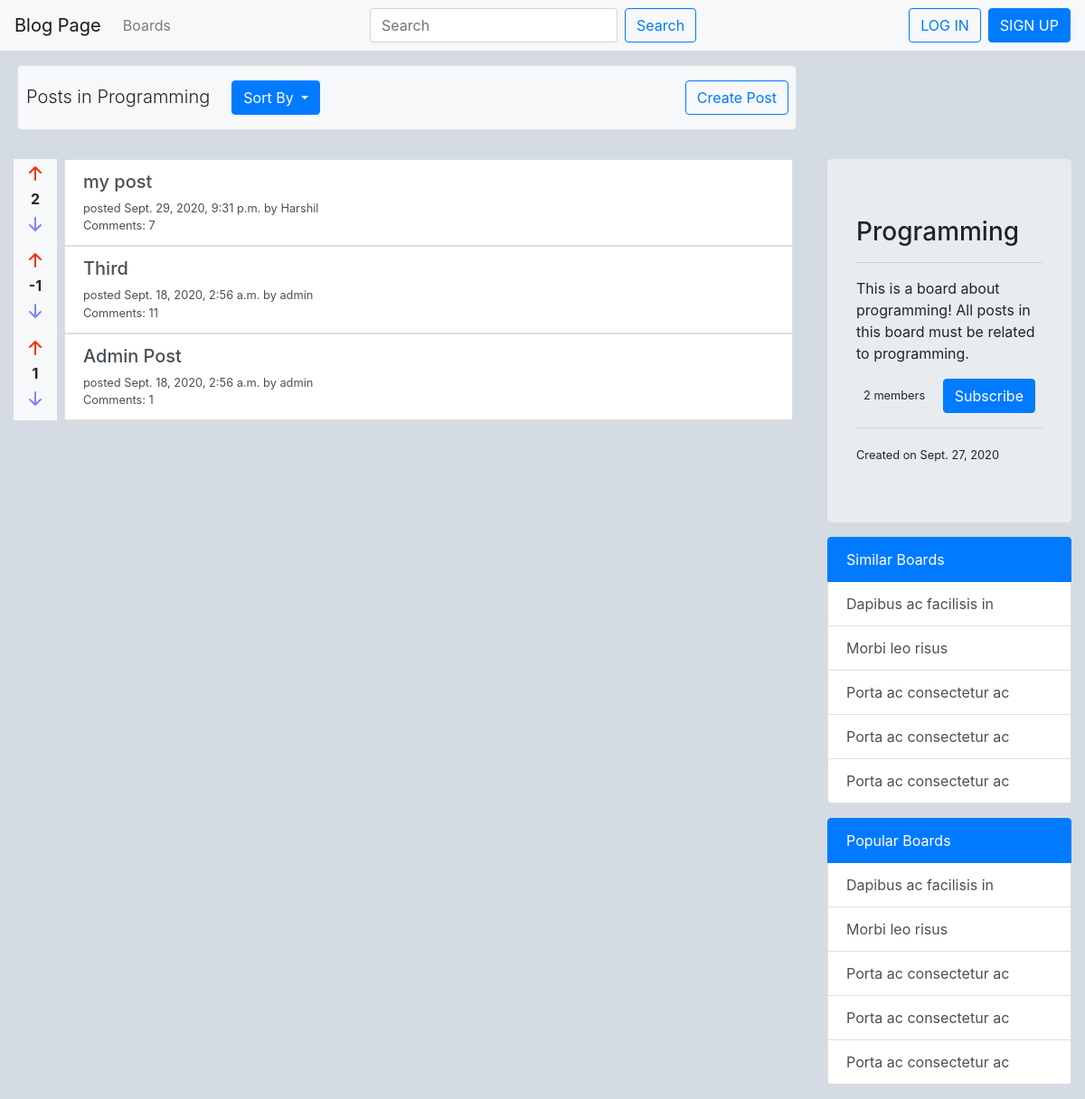
The app's page /boards/1/, older data.
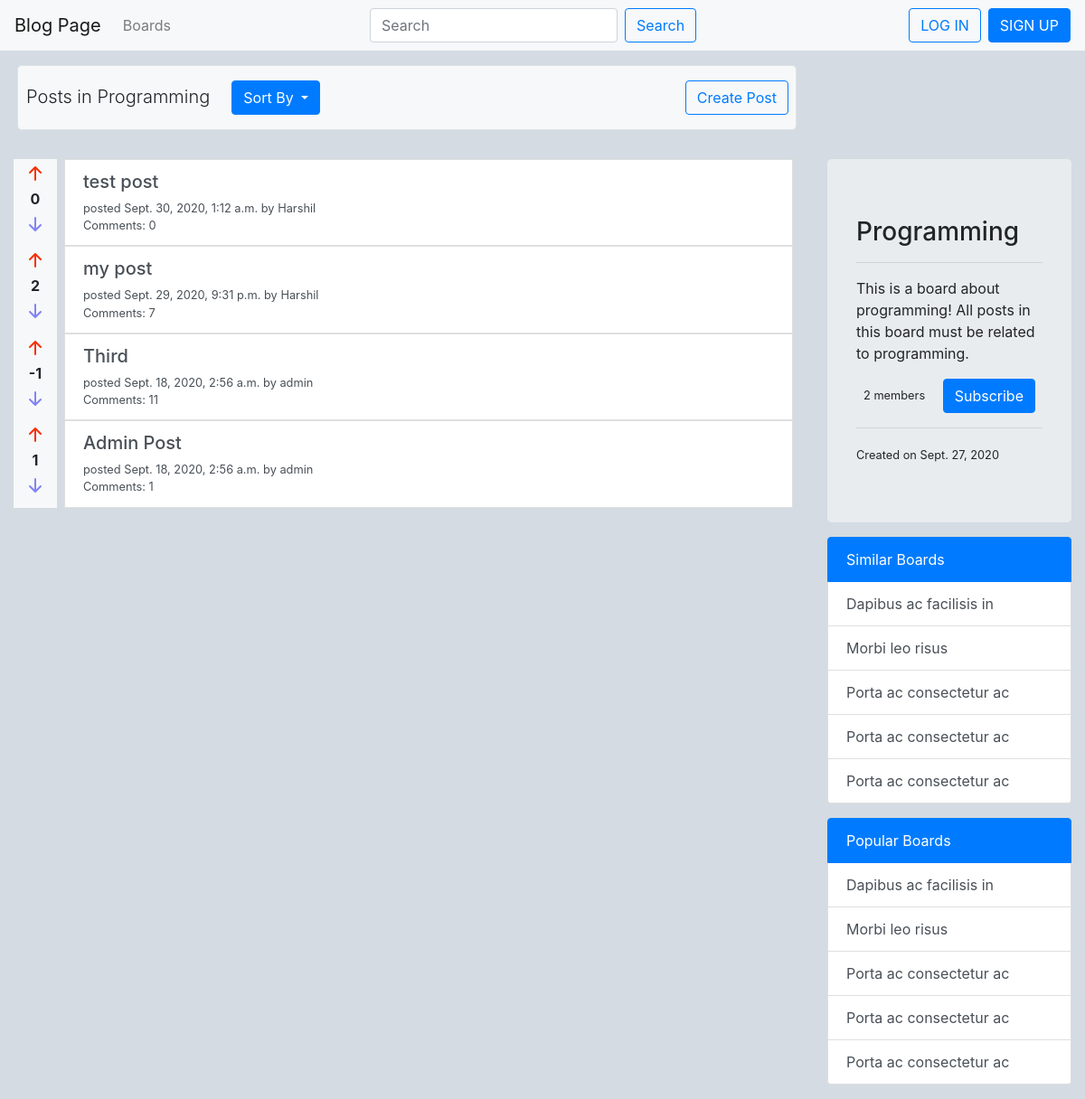
The same page, newer data.
### blog/models.py (models this page shows, shortened)
class Post(models.Model):
    title = models.CharField(max_length=200)
    content = models.TextField(max_length=2000)
    date_posted = models.DateTimeField(auto_now=timezone.now())
    author = models.ForeignKey(User, on_delete=models.CASCADE, related_name='posts')
    board = models.ForeignKey(Board, on_delete=models.CASCADE, null=True, blank=True)
    likes = models.ManyToManyField(User, blank=True, related_name='post_likes')
    dislikes = models.ManyToManyField(User, blank=True, related_name='post_dislikes')
    def get_rating(self):
        return self.likes.count() - self.dislikes.count()

### blog/views.py (the view)
# urls.py: path('boards/<int:pk>/', board_detail, name='board-detail-list'),
def board_detail(request, pk):
    board_posts = Board.objects.get(pk=pk).post_set.all().order_by('-date_posted')
    context = {'board': Board.objects.get(pk=pk), 'board_posts': board_posts}
    return render(request, 'blog/board_post_list.html', context)

### blog/models.py (called while the page is built)
    def __str__(self):
        return self.title

### blog/templates/blog/board_post_list.html (shortened to what the changed rows need)
{% extends 'blog/base.html' %}
{% block content %}
    {% if board_posts %}
        <div class='list-group py-3'>
            {% for post in board_posts %}
                <div class='d-flex bd-highlight'>
                    <div class='px-2 flex-shrink-1 bd-highlight' style="background-color: #f6f8f9;">
                        <div class='d-flex justify-content-center'>
                            <a href="{% url 'like-post' post.board.id post.id %}">
                                <svg width="2em" height="2em" viewBox="0 0 16 16" class="bi bi-arrow-up-short" fill="#F73009" xmlns="http://www.w3.org/2000/svg">
                                <path fill-rule="evenodd" d="M8 12a.5.5 0 0 0 .5-.5V5.707l2.146 2.147a.5.5 0 0 0 .708-.708l-3-3a.5.5 0 0 0-.708 0l-3 3a.5.5 0 1 0 .708.708L7.5 5.707V11.5a.5.5 0 0 0 .5.5z"/>
                                </svg>
                            </a>
                        </div>
                        <div class='d-flex justify-content-center'>
                            {% if post in user.post_likes.all %}
                                <strong style="color: #F73009;">{{ post.get_rating }}</strong>
                            {% elif post in user.post_dislikes.all %}
                                <strong style="color: #8283F6;">{{ post.get_rating }}</strong>
                            {% else %}
                                <strong>{{ post.get_rating }}</strong>
                            {% endif %}
                        </div>
                        <div class='d-flex justify-content-center'>
                            <a href="{% url 'dislike-post' post.board.id post.id %}">
                                <svg width="2em" height="2em" viewBox="0 0 16 16" class="bi bi-arrow-down-short" fill="#8283F6" xmlns="http://www.w3.org/2000/svg">
                                <path fill-rule="evenodd" d="M8 4a.5.5 0 0 1 .5.5v5.793l2.146-2.147a.5.5 0 0 1 .708.708l-3 3a.5.5 0 0 1-.708 0l-3-3a.5.5 0 1 1 .708-.708L7.5 10.293V4.5A.5.5 0 0 1 8 4z"/>
                                </svg>
                            </a>
                        </div>
                    </div>
                    <div class='px-2 w-100 bd-highlight'>
                        <a href="{% url 'post' post.board.id post.id %}" class='list-group-item list-group-item-action'>
                            <div class='row'>
                                <div class='col'>
                                    <h5>{{ post.title }}</h5>
                                </div>
                            </div>
                            <div class='row'>
                                <small class='col align-self-start'>posted {{ post.date_posted }} by {{ post.author }}</small>
                            </div>
                            <div class='row'>
                                <small class='col'>Comments: {{ post.comment_set.count }}</small>
                            </div>
                        </a>
                    </div>
                </div>
            {% endfor %}
        </div>
    {% endif %}
{% endblock content %}

Row changes from the older to the newer data that the page shows:
added Post: get_rating "0", title "test post", date_posted "Sept. 30, 2020, 1:12 a.m.", author "Harshil", comment_set.count "0"
